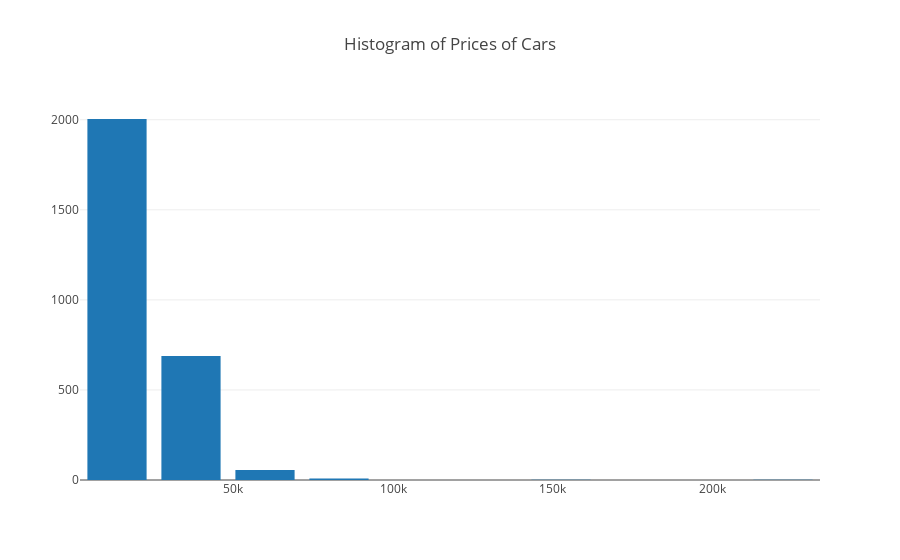

Source (notebook cell):
### Code cell
from plotly.graph_objs import Figure, Histogram, Layout

min_ = df_clean['price'].min()
max_ = df_clean['price'].max()

data = [Histogram(x=df_clean['price'], 
                  xbins=dict(start=min_,
                             end=max_,
                             size=(max_-min_)/10))]
layout = Layout(title="Histogram of Prices of Cars",
                bargap=0.2)
fig = Figure(data=data, layout=layout)

plotly.offline.iplot(fig, show_link=False, image_width=600, image_height=400)

### Figure 1 — Plotly figure (JSON) as saved in the notebook; plotly's stock layout.template omitted (floating-point values rounded to 4 significant figures; data arrays with more than 128 entries replaced by an {"elided": "..."} marker saying what was removed)
{"data": [{"type": "histogram", "x": {"elided": "2761 int values"}, "xbins": {"end": 233608, "size": 23160.0, "start": 2040}}], "layout": {"bargap": 0.2, "title": "Histogram of Prices of Cars"}}
